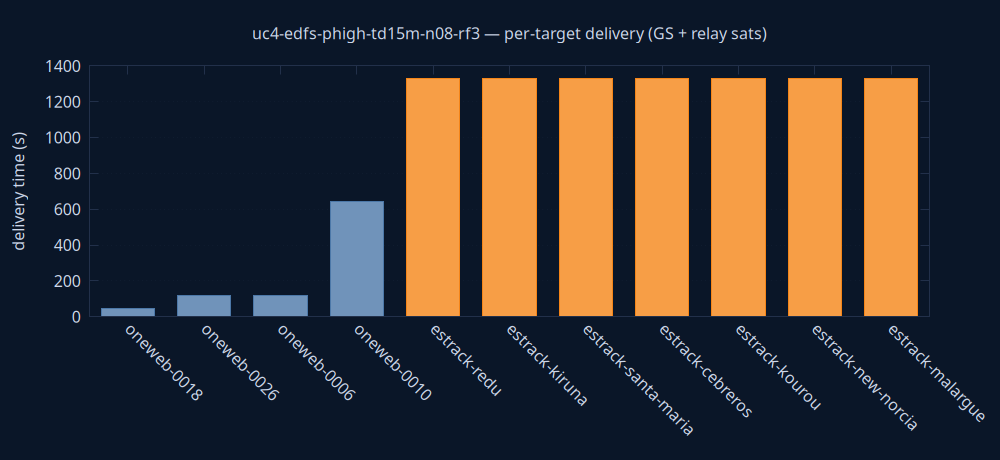

gnuplot code for this plot:
set terminal pngcairo size 1000,460 background rgb '#0a1628'
set output 'delivery.png'
set style fill solid 0.8
set boxwidth 0.7 relative
set border lc rgb '#22304a'
set grid ytics lc rgb '#22304a'
set yrange [0:*]
set ylabel 'delivery time (s)' textcolor rgb '#cdd7ea'
set xtics rotate by -45 textcolor rgb '#cdd7ea'
set ytics textcolor rgb '#cdd7ea'
set title 'uc4-edfs-phigh-td15m-n08-rf3 — per-target delivery (GS + relay sats)' textcolor rgb '#cdd7ea'
plot 'delivery.dat' using 0:2:3:xtic(1) with boxes lc rgb variable notitle
